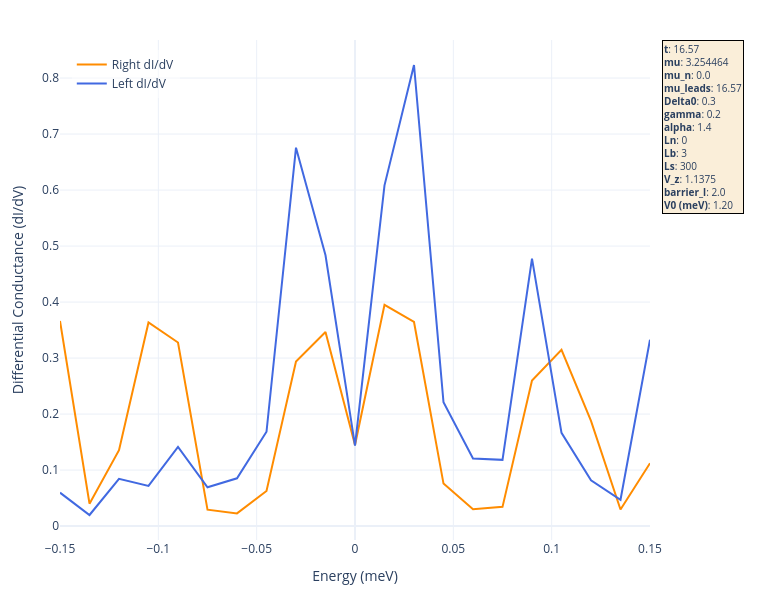

Notebook code for this chart:
### Code cell
import plotly.graph_objects as go

# 1. Re-defining the specific parameters from your original list
params_to_show = {
    "t": f"{t:.2f}",
    "mu": mu,
    "mu_n": mu_n,
    "mu_leads": f"{mu_leads:.2f}",
    "Delta0": Delta0,
    "gamma": gamma,
    "alpha": alpha,
    "Ln": Ln,
    "Lb": Lb,
    "Ls": Ls,
    "V_z": V_z,
    "barrier_l": barrier_l,
    "V0 (meV)": f"{V0:.2f}"
}

# Construct the text string
text_str = '<br>'.join([f"<b>{key}</b>: {val}" for key, val in params_to_show.items()])

fig = go.Figure()

# 2. Add Traces
fig.add_trace(go.Scatter(
    x=energies, y=dIdV_right, mode='lines', name='Right dI/dV',
    line=dict(width=2, color='darkorange'),
    hovertemplate='Energy: %{x:.4f}<br>dI/dV: %{y:.6f}<extra></extra>'
))

fig.add_trace(go.Scatter(
    x=energies, y=dIdV_left, mode='lines', name='Left dI/dV',
    line=dict(width=2, color='royalblue'),
    hovertemplate='Energy: %{x:.4f}<br>dI/dV: %{y:.6f}<extra></extra>'
))

# 3. Final Tightened Layout
fig.update_layout(
    width=780,   # Narrowed width to eliminate side-whitespace
    height=600,
    template="plotly_white",
    hovermode="x unified",
    xaxis_title="Energy (meV)",
    yaxis_title="Differential Conductance (dI/dV)",
    
    # Keep legend top-left inside to avoid the parameter box
    legend=dict(
        yanchor="top",
        y=0.98,
        xanchor="left",
        x=0.02,
        bgcolor="rgba(255, 255, 255, 0.5)"
    ),

    # Trimmed right margin significantly
    margin=dict(l=60, r=130, t=40, b=60), 
    
    annotations=[
        dict(
            x=1.02, # Sits right on the edge of the plot
            y=1,
            xref="paper",
            yref="paper",
            text=text_str,
            showarrow=False,
            align="left",
            xanchor="left", # Anchor to the left side of the box
            bgcolor="rgba(245, 222, 179, 0.5)",
            bordercolor="black",
            borderwidth=1,
            font=dict(size=10)
        )
    ]
)

fig.show()

### Figure 1 — Plotly figure (JSON) as saved in the notebook; plotly's stock layout.template omitted (floating-point values rounded to 4 significant figures)
{"data": [{"hovertemplate": "Energy: %{x:.4f}<br>dI/dV: %{y:.6f}<extra></extra>", "line": {"color": "darkorange", "width": 2}, "mode": "lines", "name": "Right dI/dV", "type": "scatter", "x": [-0.15, -0.135, -0.12, -0.105, -0.09, -0.075, -0.06, -0.045, -0.03, -0.015, 0.0, 0.015, 0.03, 0.045, 0.06, 0.075, 0.09, 0.105, 0.12, 0.135, 0.15], "y": [0.3663, 0.04002, 0.1356, 0.3635, 0.3278, 0.02938, 0.0227, 0.06265, 0.2938, 0.3467, 0.1448, 0.395, 0.3645, 0.0759, 0.03005, 0.03435, 0.2601, 0.3148, 0.1879, 0.02966, 0.1123]}, {"hovertemplate": "Energy: %{x:.4f}<br>dI/dV: %{y:.6f}<extra></extra>", "line": {"color": "royalblue", "width": 2}, "mode": "lines", "name": "Left dI/dV", "type": "scatter", "x": [-0.15, -0.135, -0.12, -0.105, -0.09, -0.075, -0.06, -0.045, -0.03, -0.015, 0.0, 0.015, 0.03, 0.045, 0.06, 0.075, 0.09, 0.105, 0.12, 0.135, 0.15], "y": [0.05973, 0.01982, 0.0845, 0.07175, 0.1414, 0.06923, 0.08539, 0.1684, 0.6757, 0.4835, 0.1438, 0.6085, 0.8233, 0.2211, 0.1208, 0.1183, 0.4777, 0.1666, 0.08189, 0.04697, 0.3327]}], "layout": {"annotations": [{"align": "left", "bgcolor": "rgba(245, 222, 179, 0.5)", "bordercolor": "black", "borderwidth": 1, "font": {"size": 10}, "showarrow": false, "text": "<b>t</b>: 16.57<br><b>mu</b>: 3.254464<br><b>mu_n</b>: 0.0<br><b>mu_leads</b>: 16.57<br><b>Delta0</b>: 0.3<br><b>gamma</b>: 0.2<br><b>alpha</b>: 1.4<br><b>Ln</b>: 0<br><b>Lb</b>: 3<br><b>Ls</b>: 300<br><b>V_z</b>: 1.1375<br><b>barrier_l</b>: 2.0<br><b>V0 (meV)</b>: 1.20", "x": 1.02, "xanchor": "left", "xref": "paper", "y": 1, "yref": "paper"}], "height": 600, "hovermode": "x unified", "legend": {"bgcolor": "rgba(255, 255, 255, 0.5)", "x": 0.02, "xanchor": "left", "y": 0.98, "yanchor": "top"}, "margin": {"b": 60, "l": 60, "r": 130, "t": 40}, "width": 780, "xaxis": {"title": {"text": "Energy (meV)"}}, "yaxis": {"title": {"text": "Differential Conductance (dI/dV)"}}}}
